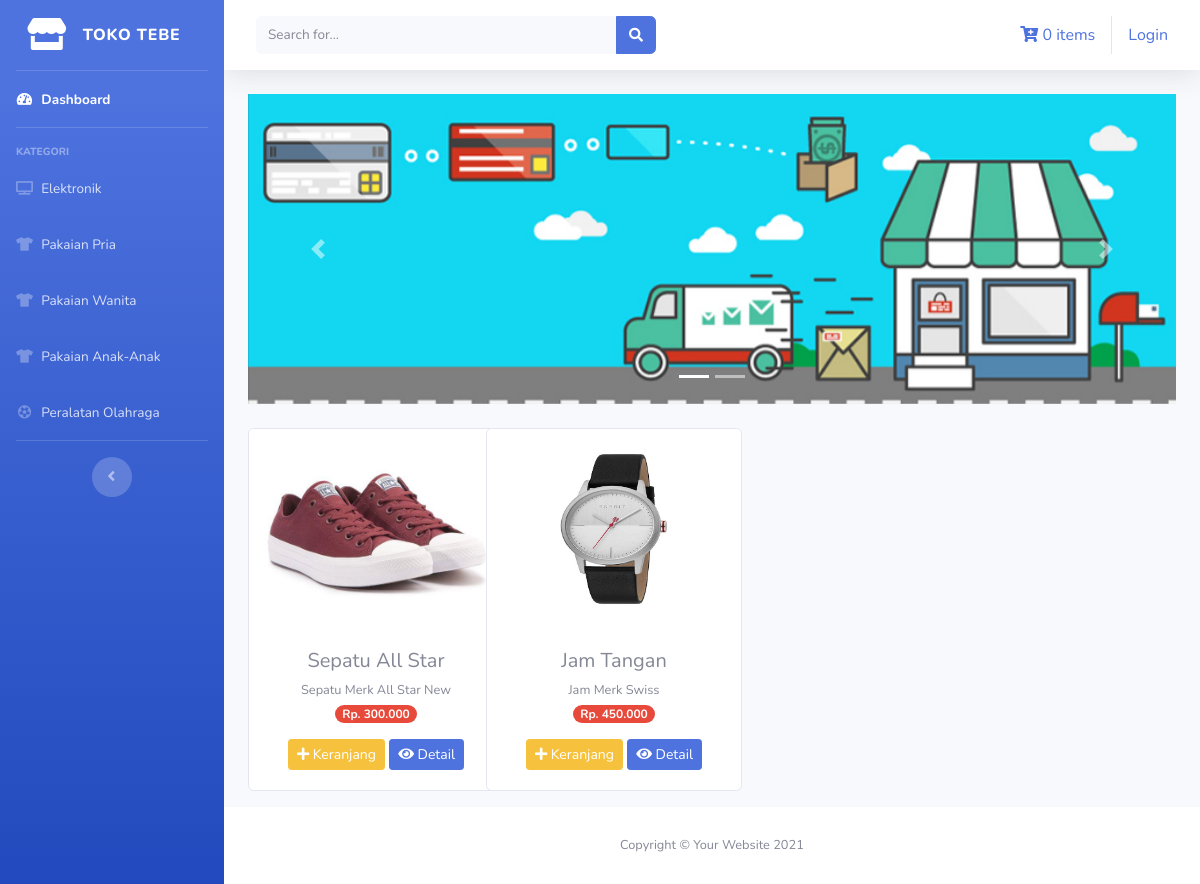
The page /index.php/kategori/pakaian_pria on the database its author committed.
### tables this page shows
CREATE TABLE `tb_barang` (
  `id_brg` int(11) NOT NULL,
  `nama_brg` varchar(225) NOT NULL,
  `keterangan` text NOT NULL,
  `kategori` varchar(225) NOT NULL,
  `harga` int(11) NOT NULL,
  `stok` int(5) NOT NULL,
  `gambar` text NOT NULL
);

### application/controllers/Kategori.php (called while the page is built, shortened)
<?php
class Kategori extends CI_Controller
{
    public function pakaian_pria()
    {
        $data['pakaian_pria'] = $this->model_kategori->data_pakaian_pria()->result();
        $this->load->view('templates/header');
        $this->load->view('templates/sidebar');
        $this->load->view('pakaian_pria', $data);
        $this->load->view('templates/footer');
    }
}

### index.php (called while the page is built, shortened)
<?php
require_once BASEPATH.'core/CodeIgniter.php';

### application/models/model_kategori.php (called while the page is built, shortened)
<?php
class Model_kategori extends CI_Model
{
    public function data_pakaian_pria()
    {
        return $this->db->get_where('tb_barang', array('kategori' => 'pakaian_pria'));
    }
}

### application/views/pakaian_pria.php (the view, shortened to what this page needs)
<div class="container-fluid">
    <div class="row">
        <div class="col-md-12">
            <div id="carouselExampleIndicators" class="carousel slide" data-ride="carousel">
                <ol class="carousel-indicators">
                    <li data-target="#carouselExampleIndicators" data-slide-to="0" class="active"></li>
                    <li data-target="#carouselExampleIndicators" data-slide-to="1"></li>
                </ol>
                <div class="carousel-inner">
                    <div class="carousel-item active">
                        <img class="d-block w-100" src="<?= base_url() . 'assets/img/slider1.jpg'; ?>" alt="First slide">
                    </div>
                </div>
                <a class="carousel-control-prev" href="#carouselExampleIndicators" role="button" data-slide="prev">
                    <span class="carousel-control-prev-icon" aria-hidden="true"></span>
                </a>
                <a class="carousel-control-next" href="#carouselExampleIndicators" role="button" data-slide="next">
                    <span class="carousel-control-next-icon" aria-hidden="true"></span>
                </a>
            </div>
        </div>
    </div>
    <div class="row text-center mt-4">
        <?php foreach ($pakaian_pria as $brg) : ?>
            <div class="col-md-3 col-sm-6">
                <div class="card mb-3" style="width: 16rem;">
                    <img class="card-img-top" src="<?= base_url() . 'uploads/' . $brg->gambar; ?>" style="height: 200px;" alt="Card image cap">
                    <div class="card-body">
                        <h5 class="card-title mb-1"><?= $brg->nama_brg; ?></h5>
                        <small><?= $brg->keterangan; ?></small><br>
                        <span class="badge badge-pill badge-danger mb-3">Rp. <?= number_format($brg->harga, 0, ',', '.'); ?></span><br>
                        <a href="<?= base_url('dashboard/tambah_keranjang/' . $brg->id_brg); ?>" class="btn btn-sm btn-warning"><i class="fa fa-plus"></i> Keranjang</a>
                        <a href="<?= base_url('dashboard/detail/' . $brg->id_brg); ?>" class="btn btn-sm btn-primary"><i class="fa fa-eye"></i> Detail</a>
                    </div>
                </div>
            </div>
        <?php endforeach; ?>
    </div>
</div>
</div>

### rows shown on the page
tb_barang: gambar (picture), nama_brg "Sepatu All Star", keterangan "Sepatu Merk All Star New", harga "300.000"
tb_barang: gambar (picture), nama_brg "Jam Tangan", keterangan "Jam Merk Swiss", harga "450.000"

### other values the page prints
$this->cart->total_items() "0"
anchor('auth/login', 'Login') "Login"
